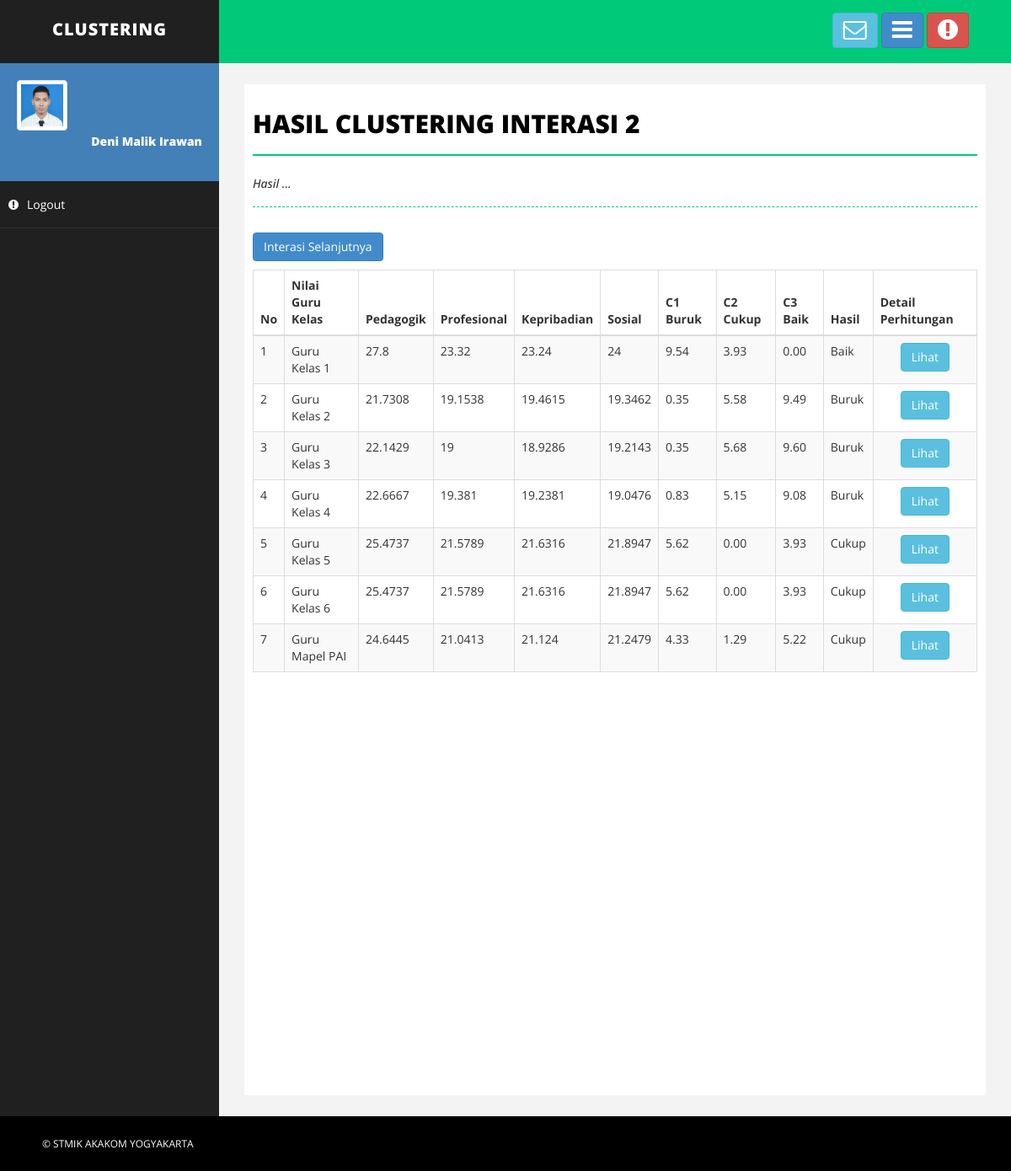
Screenshot of /interasi2.php with the database file from the repository.
### tables this page shows
CREATE TABLE `kasus` (
  `idk` int(11) NOT NULL,
  `nama` varchar(30) NOT NULL,
  `kharga` float NOT NULL,
  `kmenu` float NOT NULL,
  `kfasilitas` float NOT NULL,
  `kjam` float NOT NULL,
  `set_sementara` varchar(10) NOT NULL,
  `tugas` varchar(100) NOT NULL
);

### interasi2.php (the view, shortened to what this page needs)
<!DOCTYPE html>
<html xmlns="http://www.w3.org/1999/xhtml">
<head>
    <link href="assets/css/bootstrap.css" rel="stylesheet" />
    <link href="assets/css/font-awesome.css" rel="stylesheet" />
    <link href="assets/css/basic.css" rel="stylesheet" />
    <link href="assets/css/custom.css" rel="stylesheet" />
</head>
<body>
    <div id="wrapper">
        <nav class="navbar navbar-default navbar-cls-top " role="navigation" style="margin-bottom: 0">
            <div class="navbar-header">
                <a class="navbar-brand" href="">CLUSTERING</a>
            </div>
            <div class="header-right">
            <a href="gambar.php" class="btn btn-info" title="Gambar"><b> </b><i class="fa fa-envelope-o fa-2x"></i></a>
                <a href="kalender.php" class="btn btn-primary" title="Calendar"><b></b><i class="fa fa-bars fa-2x"></i></a>
                <a href="video.php" class="btn btn-danger" title="Video"><i class="fa fa-exclamation-circle fa-2x"></i></a>
            </div>
        </nav>
<?php
include"menu.php";
?>
        <div id="page-wrapper">
            <div id="page-inner">
                <div class="row">
                    <div class="col-md-12">
                        <h1 class="page-head-line">Hasil Clustering Interasi 2</h1>
                        <h1 class="page-subhead-line"> Hasil ...</h1>
                    </div>
                </div>
                <div class="row">
                    <div class="col-md-12">
   <?php
if($_GET[act]=="lihat"){
  include ('config.php');
  $queryutama = mysql_query("SELECT  *  FROM kasus where idk='$_GET[id]'");
    $no = 1;
    while ($data = mysql_fetch_array($queryutama)) {
		 $c1=sqrt((pow(($data[kharga]-21.93681319),2))+(pow(($data[kmenu]-19.07692308),2))+(pow(($data[kfasilitas]-19.19505495),2))+(pow(($data[kjam]-19.28021978),2)));
		 $c2=sqrt((pow(($data[kharga]-25.47368421),2))+(pow(($data[kmenu]-21.57894737),2))+(pow(($data[kfasilitas]-21.63157895),2))+(pow(($data[kjam]-21.8947386),2)));
		 $c3=sqrt((pow(($data[kharga]-27.8),2))+(pow(($data[kmenu]-23.32),2))+(pow(($data[kfasilitas]-23.24),2))+(pow(($data[kjam]-24),2)));
		 $min=min($c1,$c2,$c3);
		 if($min==$c1){
			$hasil="Buruk";
		 }elseif($min==$c2){
			$hasil="Cukup";
		}
		 elseif($min==$c3){
			$hasil="Baik";
		 }
		echo"<h3>Perhitungan ID Kasus $_GET[id]</h3>";
		echo"<p><b>Hitung jarak ID Kasus $_GET[id] terhadap cluster Pertama:</b></p>";
		echo"<p>&nbsp;&nbsp;&nbsp;&nbsp;&nbsp;C$_GET[id]1 = √((($data[kharga]-21.93681319)^2)+(($data[kmenu]-19.07692308)^2)+(($data[kfasilitas]-19.19505495)^2)+(($data[kjam]-19.28021978)^2)) = $c1 </p>";
		echo"<p><b>Hitung jarak ID Kasus $_GET[id] terhadap cluster Kedua:</b></p>";
		echo"<p>&nbsp;&nbsp;&nbsp;&nbsp;&nbsp;C$_GET[id]2 = √((($data[kharga]-25.47368421)^2)+(($data[kmenu]-21.57894737)^2)+(($data[kfasilitas]-21.63157895)^2)+(($data[kjam]-21.8947386)^2)) = $c2</p>";
		echo"<p><b>Hitung jarak ID Kasus $_GET[id] terhadap cluster Ketiga:</b></p>";
		echo"<p>&nbsp;&nbsp;&nbsp;&nbsp;&nbsp;C$_GET[id]3 = √((($data[kharga]-27.8)^2)+(($data[kmenu]-23.32^2)+(($data[kfasilitas]-23.24)^2)+(($data[kjam]-24)^2)) = $c3</p>";
		echo"<p><b>jarak terdekat (terkecil) dari pusat cluster: MIN(C$_GET[id]1,C$_GET[id]2,C$_GET[id]3) = MIN($c1,$c2,$c3) = $hasil</b></p>";
		$no++;
}
$no++;
}else{
?>
                      <table class="table table-striped table-bordered table-hover">
                                    <thead>
                                        <tr>
                                            <th>No</th>
                                            <th>Nilai Guru Kelas</th>
                                            <th>Pedagogik</th>
                                            <th>Profesional</th>
                                            <th>Kepribadian</th>
                                            <th>Sosial</th>
                                            <th>C1 Buruk</th>
                                            <th>C2 Cukup</th>
                                            <th>C3 Baik</th>
                                            <th>Hasil</th>
                                            <th>Detail Perhitungan</th>
                                        </tr>
                                    </thead>
                                       <tbody>
  <?php
  $queryutama = mysql_query("SELECT  *  FROM kasus order by idk");
    $no = 1;
    while ($data = mysql_fetch_array($queryutama)) {
		 $c1=sqrt((pow(($data[kharga]-21.93681319),2))+(pow(($data[kmenu]-19.07692308),2))+(pow(($data[kfasilitas]-19.19505495),2))+(pow(($data[kjam]-19.28021978),2)));
		 $c2=sqrt((pow(($data[kharga]-25.47368421),2))+(pow(($data[kmenu]-21.57894737),2))+(pow(($data[kfasilitas]-21.63157895),2))+(pow(($data[kjam]-21.89473684),2)));
		 $c3=sqrt((pow(($data[kharga]-27.8),2))+(pow(($data[kmenu]-23.32),2))+(pow(($data[kfasilitas]-23.24),2))+(pow(($data[kjam]-24),2)));
		 $min=min($c1,$c2,$c3);
		 if($min==$c1){
			$hasil=Buruk;
		 }elseif($min==$c2){
			$hasil=Cukup;
		}
		 elseif($min==$c3){
			$hasil=Baik;
		 }
?>
           <tr>
           <td><?php echo $no;  ?></td>
           <td><?php echo"$data[nama]";  ?></td>
           <td><?php echo $data['kharga']; ?></td>
           <td><?php echo $data['kmenu']; ?></td>
           <td><?php echo $data['kfasilitas']; ?></td>
           <td><?php echo $data['kjam']; ?></td>
           <td><?php echo number_format($c1,2); ?></td>
           <td><?php echo number_format($c2,2); ?></td>
           <td><?php echo number_format($c3,2); ?></td>
           <td><?php echo $hasil; ?></td>
		   <td align=center><a href="tampilproses.php?act=lihat&id=<?php echo $data['idk']; ?>" class="btn btn-info">Lihat</a></td>
<?php
$no++;
}
echo"<p><a href='interasi3.php' target='_blank'  class='btn btn-primary'> Interasi Selanjutnya</a></p>";
}
?>
</tr></tbody></table>
                    </div>
                </div>
            </div>
        </div>
    </div>
    <div id="footer-sec">
        &copy; STMIK AKAKOM YOGYAKARTA
    </div>
</body>
</html>

### assets/css/basic.css (style rules this page uses)
body { font-family: 'Open Sans', sans-serif; line-height:25px; }
#wrapper { width: 100%; background: #202020; }
#page-wrapper { padding: 15px 15px; min-height: 600px; background: #F3F3F3; }
#page-inner { width: 100%; margin: 10px 20px 10px 0px; background-color: #fff!important; padding: 10px; min-height: 1200px; }
.page-head-line { font-size: 30px; text-transform: uppercase; color: #000; font-weight: 800; padding-bottom: 20px; border-bottom: 2px solid #00CA79; margin-bottom: 10px; }
.page-subhead-line { font-size: 14px; padding-top: 5px; padding-bottom: 20px; font-style:italic; margin-bottom:30px; border-bottom:1px dashed #00CA79; }
.navbar-cls-top .navbar-brand { color: #fff; background: #202020; width: 260px; text-align: center; height: 75px; font-size: 20px; letter-spacing: 1px; font-weight: 900; padding-top: 25px; text-transform:uppercase; }
.header-right { color: #fff; padding: 15px 50px 5px 50px; float: right; font-size: 16px; }
.navbar-cls-top { background: #00CA79; border-bottom: none; }
.navbar-default { border: 0px solid black; }
.navbar-header { background: #000000; }
#footer-sec { background-color:#000; padding:20px 50px; color:#fff; font-size:12px; }
@media (min-width:768px) { #page-wrapper { margin: 0 0 0 260px; padding: 15px 30px; min-height: 1200px; } }
@media (min-width:768px) { .navbar { border-radius: 0px; } }

### rows the page displays
kasus: nama "Guru Kelas 1", kharga "27.8", kmenu "23.32", kfasilitas "23.24", kjam "24", c1 "9.54", c2 "3.93", c3 "0.00", hasil "Baik"
kasus: nama "Guru Kelas 2", kharga "21.7308", kmenu "19.1538", kfasilitas "19.4615", kjam "19.3462", c1 "0.35", c2 "5.58", c3 "9.49", hasil "Buruk"
kasus: nama "Guru Kelas 3", kharga "22.1429", kmenu "19", kfasilitas "18.9286", kjam "19.2143", c1 "0.35", c2 "5.68", c3 "9.60", hasil "Buruk"
kasus: nama "Guru Kelas 4", kharga "22.6667", kmenu "19.381", kfasilitas "19.2381", kjam "19.0476", c1 "0.83", c2 "5.15", c3 "9.08", hasil "Buruk"
kasus: nama "Guru Kelas 5", kharga "25.4737", kmenu "21.5789", kfasilitas "21.6316", kjam "21.8947", c1 "5.62", c2 "0.00", c3 "3.93", hasil "Cukup"
kasus: nama "Guru Kelas 6", kharga "25.4737", kmenu "21.5789", kfasilitas "21.6316", kjam "21.8947", c1 "5.62", c2 "0.00", c3 "3.93", hasil "Cukup"
kasus: nama "Guru Mapel PAI", kharga "24.6445", kmenu "21.0413", kfasilitas "21.124", kjam "21.2479", c1 "4.33", c2 "1.29", c3 "5.22", hasil "Cukup"
